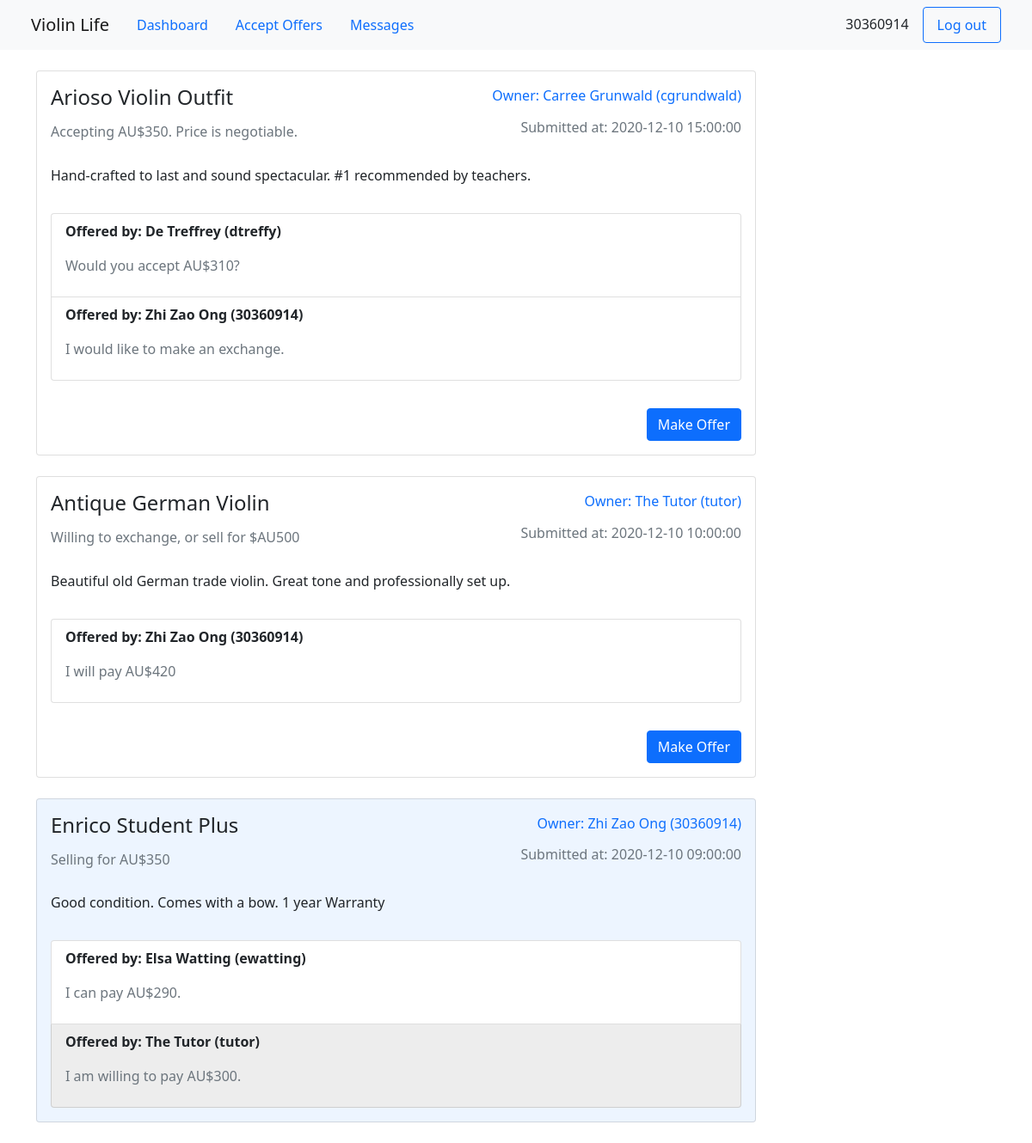
Screenshot of /dashboard.php (signed in) with the database file from the repository.
### tables this page shows
CREATE TABLE `offer` (
  `id` SERIAL,
  `user_id` BIGINT UNSIGNED NOT NULL,
  `violin_id` BIGINT UNSIGNED NOT NULL,
  `offer` VARCHAR(255) NOT NULL,
  `accepted` TIMESTAMP NULL DEFAULT NULL,
  `submitted` TIMESTAMP DEFAULT NOW(),
  PRIMARY KEY (`id`),
  FOREIGN KEY (`user_id`) REFERENCES `user`(`id`),
  FOREIGN KEY (`violin_id`) REFERENCES `violin`(`id`)
);

CREATE TABLE `user` (
  `id` SERIAL,
  `name` VARCHAR(255) NOT NULL,
  `username` VARCHAR(255) NOT NULL UNIQUE,
  `email` VARCHAR(255) NOT NULL UNIQUE,
  `password` VARCHAR(255) NOT NULL,
  `location` VARCHAR(255),
  PRIMARY KEY (`id`)
);

CREATE TABLE `violin` (
  `id` SERIAL,
  `user_id` BIGINT UNSIGNED NOT NULL,
  `title` VARCHAR(255) NOT NULL,
  `description` VARCHAR(255),
  `seeking` VARCHAR(255),
  `submitted` TIMESTAMP DEFAULT NOW(),
  PRIMARY KEY (`id`),
  FOREIGN KEY (`user_id`) REFERENCES `user`(`id`)
);

### includes/auth.php (called while the page is built, shortened)
<?php
function authenticated() {
  return isset($_SESSION['username']);
}
function current_user() {
  return $_SESSION['username'];
}
?>

### includes/utils.php (called while the page is built)
<?php
function html($string) {
  return htmlentities($string);
}
?>

### includes/sql.php (called while the page is built, shortened)
<?php
$view_sql = "
  SELECT
    u.name AS owner_name,
    u.username AS owner_username,
    v.id,
    v.title,
    v.seeking,
    v.description,
    v.submitted,
    o.offer,
    o.accepted,
    ou.name AS offerer_name,
    ou.username AS offerer_username
  FROM
    user u
  JOIN
    violin v
  ON
    u.id = v.user_id
  JOIN
    offer o
  ON
    v.id = o.violin_id
  JOIN
    user ou
  ON
    o.user_id = ou.id
  ORDER BY
    v.submitted DESC, o.submitted DESC";
?>

### dashboard.php (the view, shortened to what this page needs)
<?php
require_once('includes/sql.php');
require_once('includes/auth.php');
require_once('includes/utils.php');
require_once('includes/db_connect.php');
?>
<?php
$stmt = $db->query($view_sql);
$violins = array();
$titles = array();
$counter = -1;
foreach ($stmt as $row) {
  $violin_title = $row['title'];
  if (!array_key_exists($violin_title, $titles)) {
    $counter++;
    $titles[$violin_title] = $violin_title;
    $violin = array('id' => $row['id'], 'title' => $violin_title, 'owner_name' => $row['owner_name'], 'owner_username' => $row['owner_username'], 'seeking' => $row['seeking'], 'description' => $row['description'], 'submitted' => $row['submitted'], 'accepted' => false);
    $violins[] = $violin;
  }
  $offer = array('offerer_name' => $row['offerer_name'], 'offerer_username' => $row['offerer_username'], 'offer' => $row['offer'], 'chosen' => false);
  if ($row['accepted']) {
    $violins[$counter]['accepted'] = true;
    $offer['chosen'] = true;
  }
  $violins[$counter]['offers'][] = $offer;
}
?>
<!DOCTYPE html>
<html lang="en">
<head>
  <?php require('templates/head.php') ?>
</head>
<body>
  <?php require('templates/navbar.php') ?>
  <main class="container">
    <?php foreach ($violins as $violin) :; ?>
      <div class="card w-75 my-4 <?php if ($violin['accepted']) {
                                    echo "accepted";
                                  };  ?>">
        <div class="card-body">
          <div class="row">
            <h4 class="col card-title"><?php echo html($violin['title']); ?></h4>
            <span class="col text-primary text-end">Owner: <?php echo html($violin['owner_name']) . ' (' . html($violin['owner_username']) . ') '; ?></span>
          </div>
          <div class="row align-items-center">
            <h6 class="col card-subtitle text-secondary"><?php echo html($violin['seeking']); ?></h6>
            <p class="col text-muted text-end">Submitted at: <?php echo html($violin['submitted']); ?></p>
          </div>
          <p class="card-text mt-3"><?php echo html($violin['description']); ?></p>
        </div>
        <div class="card-body">
          <ul class="list-group">
            <?php foreach ($violin['offers'] as $offer) :; ?>
              <li class="list-group-item <?php if ($offer['chosen']) {
                                            echo "chosen";
                                          };  ?>">
                <p class="fw-bold">Offered by: <?php echo html($offer['offerer_name']) . ' (' . html($offer['offerer_username']) . ') '; ?></p>
                <p class="fs-6 text-muted"><?php echo html($offer['offer']); ?></p>
              </li>
            <?php endforeach; ?>
          </ul>
        </div>
        <?php if (!$violin['accepted']) :; ?>
          <form action="make_offer.php" method="post" class="card-body align-self-end">
            <button name="violin_id" value="<?php echo $violin['id'] ?>" class="btn btn-primary">Make Offer</button>
          </form>
        <?php endif; ?>
      </div>
    <?php endforeach; ?>
  </main>
</body>
</html>

### templates/head.php (shortened to what this page needs)
<link href="https://cdn.jsdelivr.net/npm/bootstrap@5.0.0-beta1/dist/css/bootstrap.min.css" rel="stylesheet">
<link rel="stylesheet" href="styles/style.css">

### templates/navbar.php
<?php
require_once('includes/auth.php');
require_once('includes/utils.php');
?>
<nav class="navbar navbar-light bg-light">
  <div class="container-fluid">
    <div class="d-flex ps-4">
      <a href="index.php" class="navbar-brand">Violin Life</a>
      <?php if (authenticated()) :; ?>
        <a href="dashboard.php" class="nav-link">Dashboard</a>
        <a href="accept_offer.php" class="nav-link">Accept Offers</a>
        <a href="message.php" class="nav-link">Messages</a>
      <?php endif; ?>
    </div>
    <div class="d-flex flex-row pe-4">
      <?php if (authenticated()) :; ?>
        <span class="nav-link text-dark"><?php echo html(current_user()) ?></span>
        <form action="logout.php" method="post" class="nav-item">
          <button class="nav-link btn btn-outline-primary" name="logout">Log out</button>
        </form>
      <?php else :; ?>
        <a href="login.php" class="nav-link">Log In</a>
        <a href="signup.php" class="nav-link btn btn-outline-primary">Sign Up</a>
      <?php endif; ?>
    </div>
  </div>
</nav>

### styles/style.css (style rules this page uses)
.accepted { background-color: #edf5ff; }
.chosen { background-color: #ededed; }

### rows the page displays
offer: user.name "De Treffrey", user.username "dtreffy", offer "Would you accept AU$310?"
offer: user.name "Zhi Zao Ong", user.username "30360914", offer "I would like to make an exchange."
offer: violin.title "Antique German Violin", user.name "The Tutor", user.username "tutor", violin.seeking "Willing to exchange, or sell for $AU500", violin.submitted "2020-12-10 10:00:00", violin.description "Beautiful old German trade violin. Great tone and professionally set up.", user.name "Zhi Zao Ong", user.username "30360914", offer "I will pay AU$420"
offer: user.name "Elsa Watting", user.username "ewatting", offer "I can pay AU$290."
offer: user.name "The Tutor", user.username "tutor", offer "I am willing to pay AU$300."

### other values shown
html(current_user()) "30360914"
html($violin['title']) "Arioso Violin Outfit"
html($violin['owner_name']) "Carree Grunwald"
html($violin['owner_username']) "cgrundwald"
html($violin['seeking']) "Accepting AU$350. Price is negotiable."
html($violin['submitted']) "2020-12-10 15:00:00"
html($violin['description']) "Hand-crafted to last and sound spectacular. #1 recommended by teachers."
html($violin['title']) "Enrico Student Plus"
html($violin['owner_name']) "Zhi Zao Ong"
html($violin['owner_username']) "30360914"
html($violin['seeking']) "Selling for AU$350"
html($violin['submitted']) "2020-12-10 09:00:00"
html($violin['description']) "Good condition. Comes with a bow. 1 year Warranty"
